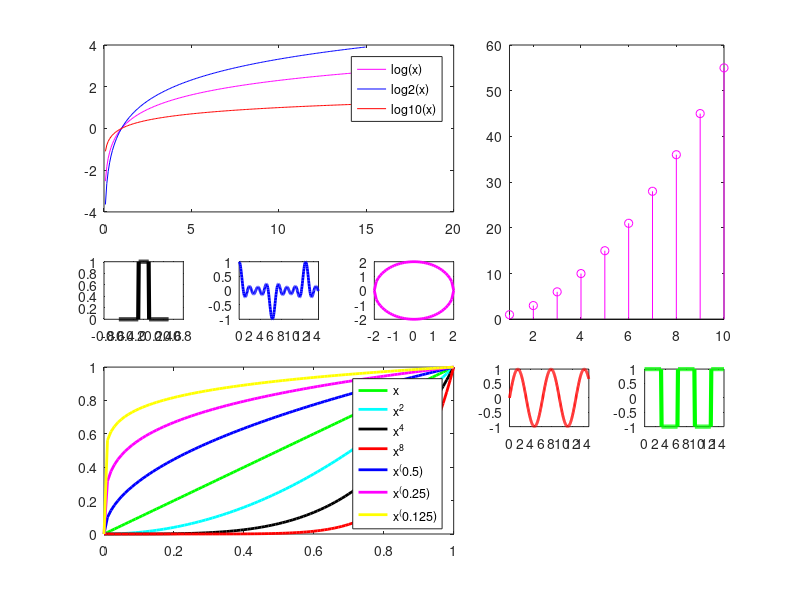

Recreate this plot in MATLAB. (Note: this script raises an error after producing the figure.)
%% log functions
x=0:0.08:15;
y1=log(x);
y2=log2(x);
y3=log10(x);
subplot(5,5,[1 2 3 6 7 8])
plot(x,y1,'m')
hold on;
plot(x,y2,'b');
plot(x,y3,'r');
set(gca,'color',[0 1 1]);
legend('log(x)','log2(x)','log10(x)');
%%
%rectpuls
x2=(-0.5):0.01:0.5;
z2=rectpuls(x2,0.2);
subplot(5,5,11);
plot(x2,z2,'k','LineWidth',3);
%%
%diric wave
x3=0:2*pi/100:15;
z3=diric(x3,8);
subplot(5,5,12);
plot(x3,z3,'b','LineWidth',2);
axis([0 15 -1 1])
%%
%circle
%zero origin and radius=2 
x4=-2:0.1:2;
z41=sqrt(4-power(x4,2));
z42=-sqrt(4-power(x4,2));
subplot(5,5,13);
%(+)
plot(x4,z41,'m','LineWidth',2);
hold on;
%(-)
plot(x4,z42,'m','LineWidth',2);
axis([-2 2 -2 2])
%%
%triangular number
x5=1:1:10;
%matrix multiplication rules will case error
z5=(x5.^2+x5)/2;
subplot(5,5,[4 5 9 10 14 15]);
stem(x5,z5,'m');
axis([1 10 0 60])
%%
%x power n
x6=0:0.01:1;
z61=x6;
z62=power(x6,2);
z63=power(x6,4);
z64=power(x6,8);
z65=power(x6,0.5);
z66=power(x6,0.25);
z67=power(x6,0.125);
subplot(5,5,[16 17 18 21 22]);
plot(x6,z61,'g','LineWidth',2);
hold on;
plot(x6,z62,'c','LineWidth',2);
plot(x6,z63,'k','LineWidth',2);
plot(x6,z64,'r','LineWidth',2);
plot(x6,z65,'b','LineWidth',2);
plot(x6,z66,'m','LineWidth',2);
plot(x6,z67,'y','LineWidth',2);
legend('x','x^2','x^4','x^8','x^(0.5)','x^(0.25)','x^(0.125)');
%%
%sin_wave
x7=0:pi/100:15;
z7=sin(x7);
subplot(5,5,19);
plot(x7,z7,'r','LineWidth',2);
axis([0 15 -1 1])
%%
%square_wave
x8=0:0.1:15;
z8=square(x8);
subplot(5,5,20);
plot(x8,z8,'g','LineWidth',3);
axis([0 15 -1 1])
%%
%tripulse
x9=-0.5:0.01:0.5;
z9=triangularPulse(2*x9);
subplot(5,5,24);
plot(x9,z9,'m','LineWidth',2);
axis([-0.5 0.5 0 1])
%%
%sawtooth
x10=0:0.1:15;
z10=sawtooth(x10);
subplot(5,5,25);
plot(x10,z10,'y','LineWidth',2);
axis([0 15 -1 1])
%%
%position & size
set(gcf, 'Position',  [100, 50, 1100, 600])
